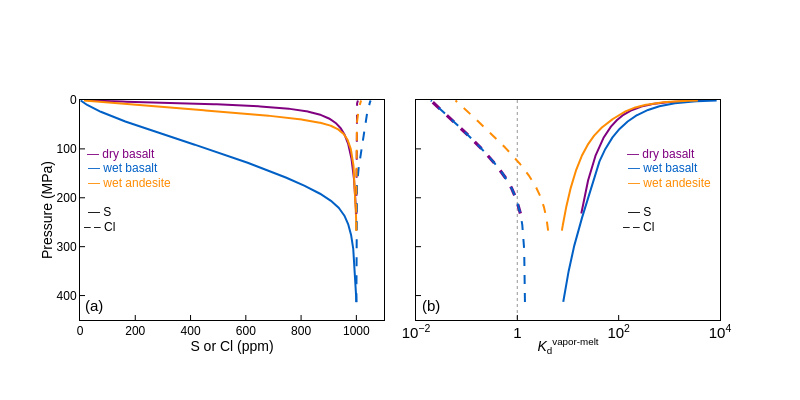

Here is the notebook cell this chart was saved with:
### Markdown cell above
## Plotting

### Code cell
fig = make_subplots(rows=1, cols=2, shared_yaxes = True, shared_xaxes = False,vertical_spacing=0.08, horizontal_spacing=0.05)

# define curve and symbol attributes
lw = 2
syms = 7
lc1 = '#800080' # purple, dry basalt
lc2 = '#FF8C03'  # orange, wet andesite
lc3 = 'black'
lc4 = 'lightgrey'
lc5 = 'darkgrey'
lc6 = '#0160C6' # blue wet basalt

r = 1
# P vs. conc.
c = 1
# S
# dry basalt
fig.add_trace(go.Scatter(mode = "lines", x=dry_basalt_degas['wS_melt'], y=dry_basalt_degas['pressure'], line_color = lc1, line_width = lw,line_dash = "solid"), row = r, col = c)
# wet basalt
fig.add_trace(go.Scatter(mode = "lines", x=wet_basalt_degas['wS_melt'], y=wet_basalt_degas['pressure'], line_color = lc6, line_width = lw,line_dash = "solid"), row = r, col = c)
# wet andesite
fig.add_trace(go.Scatter(mode = "lines", x=wet_andesite_degas['wS_melt'], y=wet_andesite_degas['pressure'], line_color = lc2, line_width = lw,line_dash = "solid"), row = r, col = c)
# Cl
# dry basalt
fig.add_trace(go.Scatter(mode = "lines", x=Cl_dry_basalt['Cl_ppm_m'], y=Cl_dry_basalt['P'], line_color = lc1, line_width = lw,line_dash = "dash"), row = r, col = c)
# wet basalt
fig.add_trace(go.Scatter(mode = "lines", x=Cl_wet_basalt['Cl_ppm_m'], y=Cl_wet_basalt['P'], line_color = lc6, line_width = lw,line_dash = "dash"), row = r, col = c)
# wet andesite
fig.add_trace(go.Scatter(mode = "lines", x=Cl_wet_andesite['Cl_ppm_m'], y=Cl_wet_andesite['P'], line_color = lc2, line_width = lw,line_dash = "dash"), row = r, col = c)
# axes
fig.update_yaxes(title='Pressure (MPa)',range=[450,0],dtick=100, row = r, col = c)
fig.update_xaxes(title = "S or Cl (ppm)",  range=[0,1100],dtick=200, row = r, col = c)

# P vs. Kd
c = 2
fig.add_trace(go.Scatter(mode = "lines", x=[1,1], y=[0,450], line_color = lc5, line_width = lw*0.6,line_dash = "dot"), row = r, col = c)
# S
# dry basalt
fig.add_trace(go.Scatter(mode = "lines", x=dry_basalt_degas['kd_combined_wt'], y=dry_basalt_degas['pressure'], line_color = lc1, line_width = lw,line_dash = "solid"), row = r, col = c)
# wet basalt
fig.add_trace(go.Scatter(mode = "lines", x=wet_basalt_degas['kd_combined_wt'], y=wet_basalt_degas['pressure'], line_color = lc6, line_width = lw,line_dash = "solid"), row = r, col = c)
# wet andesite
fig.add_trace(go.Scatter(mode = "lines", x=wet_andesite_degas['kd_combined_wt'], y=wet_andesite_degas['pressure'], line_color = lc2, line_width = lw,line_dash = "solid"), row = r, col = c)
# Cl
# dry basalt
fig.add_trace(go.Scatter(mode = "lines", x=Cl_dry_basalt['Kd_Cl'], y=Cl_dry_basalt['P'], line_color = lc1, line_width = lw*1.6,line_dash = "dash"), row = r, col = c)
# wet basalt
fig.add_trace(go.Scatter(mode = "lines", x=Cl_wet_basalt['Kd_Cl'], y=Cl_wet_basalt['P'], line_color = lc6, line_width = lw,line_dash = "dash"), row = r, col = c)
# wet andesite
fig.add_trace(go.Scatter(mode = "lines", x=Cl_wet_andesite['Kd_Cl'], y=Cl_wet_andesite['P'], line_color = lc2, line_width = lw,line_dash = "dash"), row = r, col = c)
# axes
fig.update_xaxes(title = "<i>K</i><sub>d</sub><sup>vapor-melt</sup>",  side='right', type='log', exponentformat='power', range=[-2,4], row = r, col = c)

# annotations
r=1
c=1
fig.add_annotation(x=50, y=420,text="(a)",showarrow=False, font=dict(size=15),textangle=0,  row = r, col = c)
fig.add_annotation(x=150, y=110,text="\u2014 dry basalt",showarrow=False,
                   ax = 0, ay = 0, font=dict(color=lc1), textangle=0, row = r, col = c)
fig.add_annotation(x=155, y=140,text="\u2014 wet basalt",showarrow=False,
                   ax = 0, ay = 0, font=dict(color=lc6), textangle=0, row = r, col = c)
fig.add_annotation(x=180, y=170,text="\u2014 wet andesite",showarrow=False,
                   ax = 0, ay = 0, font=dict(color=lc2), textangle=0, row = r, col = c)
fig.add_annotation(x=70, y=230,text="\u2014 S",showarrow=False,
                   ax = 0, ay = 0, font=dict(color='black'), textangle=0, row = r, col = c)
fig.add_annotation(x=70, y=260,text="\u2013 \u2013 Cl",showarrow=False,
                   ax = 0, ay = 0, font=dict(color='black'), textangle=0, row = r, col = c)
c=2
fig.add_annotation(x=math.log10(0.02), y=420,text="(b)",showarrow=False, font=dict(size=15),textangle=0,  row = r, col = c)
fig.add_annotation(x=math.log10(700), y=110,text="\u2014 dry basalt",showarrow=False,
                   ax = 0, ay = 0, font=dict(color=lc1), textangle=0, row = r, col = c)
fig.add_annotation(x=math.log10(740), y=140,text="\u2014 wet basalt",showarrow=False,
                   ax = 0, ay = 0, font=dict(color=lc6), textangle=0, row = r, col = c)
fig.add_annotation(x=math.log10(1000), y=170,text="\u2014 wet andesite",showarrow=False,
                   ax = 0, ay = 0, font=dict(color=lc2), textangle=0, row = r, col = c)
fig.add_annotation(x=math.log10(260), y=230,text="\u2014 S",showarrow=False,
                   ax = 0, ay = 0, font=dict(color='black'), textangle=0, row = r, col = c)
fig.add_annotation(x=math.log10(250), y=260,text="\u2013 \u2013 Cl",showarrow=False,
                   ax = 0, ay = 0, font=dict(color='black'), textangle=0, row = r, col = c)


fig.update_layout(height=400, width=800, plot_bgcolor='rgb(255,255,255)' , showlegend = False)

fig.update_xaxes(showline=True, linewidth=1, linecolor='black', mirror=True, ticks="inside", ticklen=5, title_standoff = 0, tickcolor="black", tickfont=dict(size=12))
fig.update_yaxes(showline=True, linewidth=1, linecolor='black', mirror=True, ticks="inside", ticklen=5, title_standoff = 0, tickcolor="black", tickfont=dict(size=12))

fig.update_layout(font_family="Arial",font_color="black")

fig.show()

fig.write_image("fig5_degas.png", height=400, width=800)
fig.write_image("fig5_degas.svg", height=400, width=800)
fig.write_image("fig5_degas.pdf", height=400, width=800)

### Figure 1 — Plotly figure (JSON) as saved in the notebook; plotly's stock layout.template omitted (floating-point values rounded to 4 significant figures; data arrays with more than 128 entries replaced by an {"elided": "..."} marker saying what was removed)
{"data": [{"line": {"color": "#800080", "dash": "solid", "width": 2}, "mode": "lines", "type": "scatter", "x": {"elided": "1000 float values"}, "xaxis": "x", "y": {"elided": "1000 float values"}, "yaxis": "y"}, {"line": {"color": "#0160C6", "dash": "solid", "width": 2}, "mode": "lines", "type": "scatter", "x": {"elided": "1000 float values"}, "xaxis": "x", "y": {"elided": "1000 float values"}, "yaxis": "y"}, {"line": {"color": "#FF8C03", "dash": "solid", "width": 2}, "mode": "lines", "type": "scatter", "x": {"elided": "1000 float values"}, "xaxis": "x", "y": {"elided": "1000 float values"}, "yaxis": "y"}, {"line": {"color": "#800080", "dash": "dash", "width": 2}, "mode": "lines", "type": "scatter", "x": {"elided": "1000 float values"}, "xaxis": "x", "y": {"elided": "1000 float values"}, "yaxis": "y"}, {"line": {"color": "#0160C6", "dash": "dash", "width": 2}, "mode": "lines", "type": "scatter", "x": {"elided": "1000 float values"}, "xaxis": "x", "y": {"elided": "1000 float values"}, "yaxis": "y"}, {"line": {"color": "#FF8C03", "dash": "dash", "width": 2}, "mode": "lines", "type": "scatter", "x": {"elided": "1000 float values"}, "xaxis": "x", "y": {"elided": "1000 float values"}, "yaxis": "y"}, {"line": {"color": "darkgrey", "dash": "dot", "width": 1.2}, "mode": "lines", "type": "scatter", "x": [1, 1], "xaxis": "x2", "y": [0, 450], "yaxis": "y2"}, {"line": {"color": "#800080", "dash": "solid", "width": 2}, "mode": "lines", "type": "scatter", "x": {"elided": "1000 float values"}, "xaxis": "x2", "y": {"elided": "1000 float values"}, "yaxis": "y2"}, {"line": {"color": "#0160C6", "dash": "solid", "width": 2}, "mode": "lines", "type": "scatter", "x": {"elided": "1000 float values"}, "xaxis": "x2", "y": {"elided": "1000 float values"}, "yaxis": "y2"}, {"line": {"color": "#FF8C03", "dash": "solid", "width": 2}, "mode": "lines", "type": "scatter", "x": {"elided": "1000 float values"}, "xaxis": "x2", "y": {"elided": "1000 float values"}, "yaxis": "y2"}, {"line": {"color": "#800080", "dash": "dash", "width": 3.2}, "mode": "lines", "type": "scatter", "x": {"elided": "1000 mixed values"}, "xaxis": "x2", "y": {"elided": "1000 float values"}, "yaxis": "y2"}, {"line": {"color": "#0160C6", "dash": "dash", "width": 2}, "mode": "lines", "type": "scatter", "x": {"elided": "1000 mixed values"}, "xaxis": "x2", "y": {"elided": "1000 float values"}, "yaxis": "y2"}, {"line": {"color": "#FF8C03", "dash": "dash", "width": 2}, "mode": "lines", "type": "scatter", "x": {"elided": "1000 mixed values"}, "xaxis": "x2", "y": {"elided": "1000 float values"}, "yaxis": "y2"}], "layout": {"annotations": [{"font": {"size": 15}, "showarrow": false, "text": "(a)", "textangle": 0, "x": 50, "xref": "x", "y": 420, "yref": "y"}, {"ax": 0, "ay": 0, "font": {"color": "#800080"}, "showarrow": false, "text": "— dry basalt", "textangle": 0, "x": 150, "xref": "x", "y": 110, "yref": "y"}, {"ax": 0, "ay": 0, "font": {"color": "#0160C6"}, "showarrow": false, "text": "— wet basalt", "textangle": 0, "x": 155, "xref": "x", "y": 140, "yref": "y"}, {"ax": 0, "ay": 0, "font": {"color": "#FF8C03"}, "showarrow": false, "text": "— wet andesite", "textangle": 0, "x": 180, "xref": "x", "y": 170, "yref": "y"}, {"ax": 0, "ay": 0, "font": {"color": "black"}, "showarrow": false, "text": "— S", "textangle": 0, "x": 70, "xref": "x", "y": 230, "yref": "y"}, {"ax": 0, "ay": 0, "font": {"color": "black"}, "showarrow": false, "text": "– – Cl", "textangle": 0, "x": 70, "xref": "x", "y": 260, "yref": "y"}, {"font": {"size": 15}, "showarrow": false, "text": "(b)", "textangle": 0, "x": -1.699, "xref": "x2", "y": 420, "yref": "y2"}, {"ax": 0, "ay": 0, "font": {"color": "#800080"}, "showarrow": false, "text": "— dry basalt", "textangle": 0, "x": 2.845, "xref": "x2", "y": 110, "yref": "y2"}, {"ax": 0, "ay": 0, "font": {"color": "#0160C6"}, "showarrow": false, "text": "— wet basalt", "textangle": 0, "x": 2.869, "xref": "x2", "y": 140, "yref": "y2"}, {"ax": 0, "ay": 0, "font": {"color": "#FF8C03"}, "showarrow": false, "text": "— wet andesite", "textangle": 0, "x": 3, "xref": "x2", "y": 170, "yref": "y2"}, {"ax": 0, "ay": 0, "font": {"color": "black"}, "showarrow": false, "text": "— S", "textangle": 0, "x": 2.415, "xref": "x2", "y": 230, "yref": "y2"}, {"ax": 0, "ay": 0, "font": {"color": "black"}, "showarrow": false, "text": "– – Cl", "textangle": 0, "x": 2.398, "xref": "x2", "y": 260, "yref": "y2"}], "font": {"color": "black", "family": "Arial"}, "height": 400, "plot_bgcolor": "rgb(255,255,255)", "showlegend": false, "width": 800, "xaxis": {"anchor": "y", "domain": [0, 0.475], "dtick": 200, "linecolor": "black", "linewidth": 1, "mirror": true, "range": [0, 1100], "showline": true, "tickcolor": "black", "tickfont": {"size": 12}, "ticklen": 5, "ticks": "inside", "title": {"standoff": 0, "text": "S or Cl (ppm)"}}, "xaxis2": {"anchor": "y2", "domain": [0.525, 1], "exponentformat": "power", "linecolor": "black", "linewidth": 1, "mirror": true, "range": [-2, 4], "showline": true, "side": "right", "tickcolor": "black", "tickfont": {"size": 12}, "ticklen": 5, "ticks": "inside", "title": {"standoff": 0, "text": "<i>K</i><sub>d</sub><sup>vapor-melt</sup>"}, "type": "log"}, "yaxis": {"anchor": "x", "domain": [0, 1], "dtick": 100, "linecolor": "black", "linewidth": 1, "mirror": true, "range": [450, 0], "showline": true, "tickcolor": "black", "tickfont": {"size": 12}, "ticklen": 5, "ticks": "inside", "title": {"standoff": 0, "text": "Pressure (MPa)"}}, "yaxis2": {"anchor": "x2", "domain": [0, 1], "linecolor": "black", "linewidth": 1, "matches": "y", "mirror": true, "showline": true, "showticklabels": false, "tickcolor": "black", "tickfont": {"size": 12}, "ticklen": 5, "ticks": "inside", "title": {"standoff": 0}}}}
